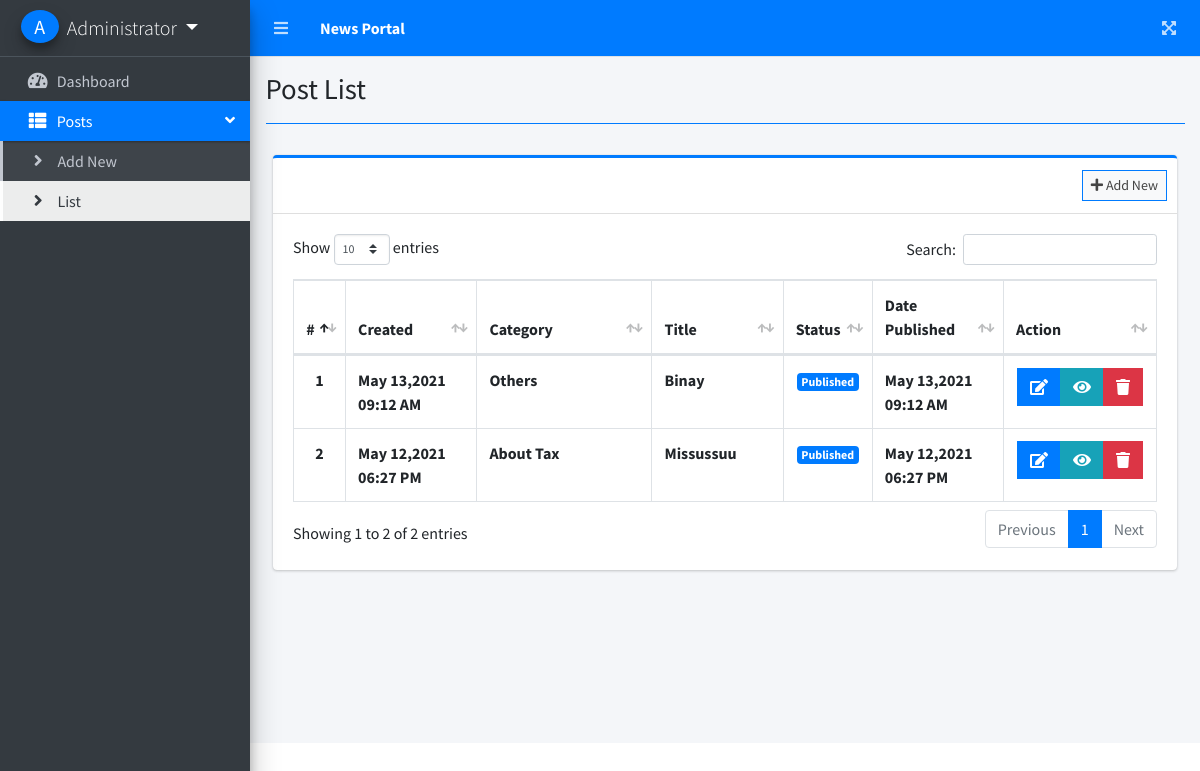
Page /admin/index.php?page=post_list (signed in) on the committed database.
### tables this page shows
CREATE TABLE `post_list` (
  `id` int(30) NOT NULL,
  `title` varchar(250) NOT NULL,
  `category_id` int(30) NOT NULL,
  `content` text NOT NULL,
  `cover_img` text NOT NULL,
  `status` tinyint(1) NOT NULL DEFAULT 0,
  `date_published` datetime NOT NULL DEFAULT current_timestamp(),
  `date_created` datetime NOT NULL DEFAULT current_timestamp()
);

CREATE TABLE `category_list` (
  `id` int(30) NOT NULL,
  `category` text NOT NULL,
  `description` text NOT NULL,
  `date_created` datetime NOT NULL DEFAULT current_timestamp()
);

### admin/post_list.php (the view, shortened to what this page needs)
<?php include'db_connect.php' ?>
<div class="col-lg-12">
	<div class="card card-outline card-primary">
		<div class="card-header">
			<div class="card-tools">
				<a class="btn btn-block btn-sm btn-default btn-flat border-primary" href="./index.php?page=new_post"><i class="fa fa-plus"></i> Add New</a>
			</div>
		</div>
		<div class="card-body">
			<table class="table tabe-hover table-bordered" id="list">
				<colgroup>
					<col width="5%">
					<col width="15%">
					<col width="20%">
					<col width="15%">
					<col width="10%">
					<col width="15%">
					<col width="15%">
				</colgroup>
				<thead>
					<tr>
						<th class="text-center">#</th>
						<th>Created</th>
						<th>Category</th>
						<th>Title</th>
						<th>Status</th>
						<th>Date Published</th>
						<th>Action</th>
					</tr>
				</thead>
				<tbody>
					<?php
					$i = 1;
					$qry = $conn->query("SELECT p.*,c.category FROM post_list p inner join category_list c on c.id = p.category_id order by unix_timestamp(p.date_created) desc,unix_timestamp(p.date_published) desc ");
					while($row= $qry->fetch_assoc()):
					?>
					<tr>
						<th class="text-center"><?php echo $i++ ?></th>
						<td><b><?php echo date("M d,Y h:i A",strtotime($row['date_created']))?></b></td>
						<td><b><?php echo ucwords($row['category']) ?></b></td>
						<td><b><?php echo ucwords($row['title']) ?></b></td>
						<td class="text-center">
							<div class="d-block">
							<?php if($row['status'] == 0): ?>
								<span class="badge badge-secondary">Unpublished</span>
							<?php elseif($row['status'] == 1): ?>
								<span class="badge badge-primary">Published</span>
							<?php endif; ?>
							</div>
						</td>
						<td><b><?php echo ($row['status'] == 1)? date("M d,Y h:i A",strtotime($row['date_published'])) : 'N/A' ?></b></td>
						<td class="text-center">
		                    <div class="btn-group">
		                        <a href="./index.php?page=edit_post&id=<?php echo $row['id'] ?>" class="btn btn-primary btn-flat">
		                          <i class="fas fa-edit"></i>
		                        </a>
		                         <a href="./index.php?page=view_post&id=<?php echo $row['id'] ?>" class="btn btn-info btn-flat">
		                          <i class="fas fa-eye"></i>
		                        </a>
		                        <button type="button" class="btn btn-danger btn-flat delete_post" data-id="<?php echo $row['id'] ?>">
		                          <i class="fas fa-trash"></i>
		                        </button>
	                      </div>
						</td>
					</tr>
				<?php endwhile; ?>
				</tbody>
			</table>
		</div>
	</div>
</div>

### admin/index.php (shortened to what this page needs)
<!DOCTYPE html>
<html lang="en">
<?php
	include 'header.php'
?>
<body class="hold-transition sidebar-mini layout-fixed layout-navbar-fixed layout-footer-fixed">
<div class="wrapper">
  <?php include 'topbar.php' ?>
  <?php include 'sidebar.php' ?>
  <div class="content-wrapper">
    <div class="content-header">
      <div class="container-fluid">
        <div class="row mb-2">
          <div class="col-sm-6">
            <h1 class="m-0"><?php echo $title ?></h1>
          </div>
        </div>
            <hr class="border-primary">
      </div>
    </div>
    <section class="content">
      <div class="container-fluid">
         <?php
            $page = isset($_GET['page']) ? $_GET['page'] : 'home';
            if(!file_exists($page.".php")){
                include '404.html';
            }else{
            include $page.'.php';
            }
          ?>
      </div>
    </section>
  </div>
</body>
</html>

### admin/header.php (shortened to what this page needs)
<head>
  <?php
  $title = isset($_GET['page']) ? ucwords(str_replace("_", ' ', $_GET['page'])) : "Home";
  ?>
  <link rel="stylesheet" href="../assets/plugins/fontawesome-free/css/all.min.css">
  <link rel="stylesheet" href="../assets/plugins/overlayScrollbars/css/OverlayScrollbars.min.css">
  <link rel="stylesheet" href="../assets/plugins/datatables-bs4/css/dataTables.bootstrap4.min.css">
  <link rel="stylesheet" href="../assets/plugins/datatables-responsive/css/responsive.bootstrap4.min.css">
  <link rel="stylesheet" href="../assets/plugins/datatables-buttons/css/buttons.bootstrap4.min.css">
  <link rel="stylesheet" href="../assets/plugins/select2/css/select2.min.css">
  <link rel="stylesheet" href="../assets/plugins/select2-bootstrap4-theme/select2-bootstrap4.min.css">
  <link rel="stylesheet" href="../assets/plugins/sweetalert2-theme-bootstrap-4/bootstrap-4.min.css">
  <link rel="stylesheet" href="../assets/plugins/toastr/toastr.min.css">
  <link rel="stylesheet" href="../assets/plugins/dropzone/min/dropzone.min.css">
  <link rel="stylesheet" href="../assets/dist/css/jquery.datetimepicker.min.css">
  <link rel="stylesheet" href="../assets/plugins/icheck-bootstrap/icheck-bootstrap.min.css">
  <link rel="stylesheet" href="../assets/plugins/bootstrap4-toggle/css/bootstrap4-toggle.min.css">
  <link rel="stylesheet" href="../assets/dist/css/adminlte.min.css">
  <link rel="stylesheet" href="../assets/dist/css/styles.css">
  <link rel="stylesheet" href="../assets/plugins/summernote/summernote-bs4.min.css">
</head>

### admin/topbar.php
<nav class="main-header navbar navbar-expand navbar-primary navbar-dark ">
  <ul class="navbar-nav">
    <?php if(isset($_SESSION['login_id'])): ?>
    <li class="nav-item">
      <a class="nav-link" data-widget="pushmenu" href="" role="button"><i class="fas fa-bars"></i></a>
    </li>
  <?php endif; ?>
    <li>
      <a class="nav-link text-white"  href="./" role="button"> <large><b>News Portal</b></large></a>
    </li>
  </ul>
  <ul class="navbar-nav ml-auto">
    <li class="nav-item">
      <a class="nav-link" data-widget="fullscreen" href="#" role="button">
        <i class="fas fa-expand-arrows-alt"></i>
      </a>
    </li>
  </ul>
</nav>

### admin/sidebar.php (shortened to what this page needs)
<aside class="main-sidebar sidebar-dark-primary elevation-4">
  <div class="dropdown">
 	<a href="javascript:void(0)" class="brand-link dropdown-toggle" data-toggle="dropdown" aria-expanded="true">
      <?php if(empty($_SESSION['login_avatar'])): ?>
      <span class="brand-image img-circle elevation-3 d-flex justify-content-center align-items-center bg-primary text-white font-weight-500" style="width: 38px;height:50px"><?php echo strtoupper(substr($_SESSION['login_name'], 0,1)) ?></span>
      <?php else: ?>
        <span class="image">
          <img src="../assets/uploads/<?php echo $_SESSION['login_avatar'] ?>" style="width: 38px;height:38px" class="img-circle elevation-2" alt="User Image">
        </span>
      <?php endif; ?>
      <span class="brand-text font-weight-light"><?php echo ucwords($_SESSION['login_name']) ?></span>
    </a>
  </div>
  <div class="sidebar">
    <nav class="mt-2">
      <ul class="nav nav-pills nav-sidebar flex-column nav-flat" data-widget="treeview" role="menu" data-accordion="false">
        <li class="nav-item dropdown">
          <a href="./" class="nav-link nav-home">
            <i class="nav-icon fas fa-tachometer-alt"></i>
            <p>
              Dashboard
            </p>
          </a>
        </li>
        <li class="nav-item">
          <a href="#" class="nav-link nav-is-tree nav-edit_post nav-view_post">
            <i class="nav-icon fa fa-th-list"></i>
            <p>
              Posts
              <i class="right fas fa-angle-left"></i>
            </p>
          </a>
          <ul class="nav nav-treeview">
            <li class="nav-item">
              <a href="./index.php?page=new_post" class="nav-link nav-new_post tree-item">
                <i class="fas fa-angle-right nav-icon"></i>
                <p>Add New</p>
              </a>
            </li>
            <li class="nav-item">
              <a href="./index.php?page=post_list" class="nav-link nav-post_list tree-item">
                <i class="fas fa-angle-right nav-icon"></i>
                <p>List</p>
              </a>
            </li>
          </ul>
        </li>
    </nav>
  </div>
</aside>

### rows in the picture
post_list: date_created "May 13,2021 09:12 AM", category_list.category "Others", title "Binay", status "Published", date_published "May 13,2021 09:12 AM"
post_list: date_created "May 12,2021 06:27 PM", category_list.category "About Tax", title "Missussuu", status "Published", date_published "May 12,2021 06:27 PM"

### other values in the picture
substr($_SESSION['login_name'], 0,1) "A"
$_SESSION['login_name'] "Administrator"
$title "Post List"
